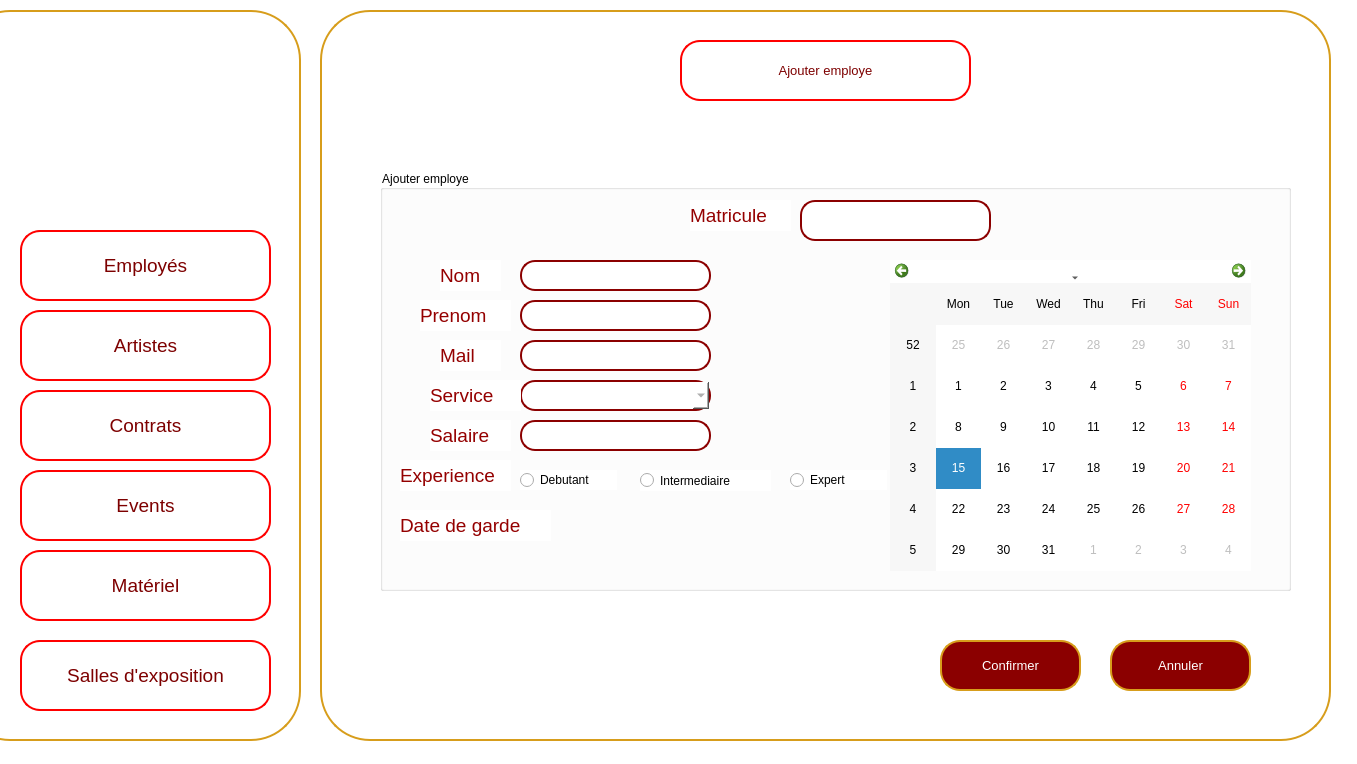
<?xml version="1.0" encoding="UTF-8"?>
<ui version="4.0">
 <class>AjouterPersonnels</class>
 <widget class="QMainWindow" name="AjouterPersonnels">
  <property name="geometry">
   <rect>
    <x>0</x>
    <y>0</y>
    <width>1357</width>
    <height>764</height>
   </rect>
  </property>
  <property name="windowTitle">
   <string>DarZmen</string>
  </property>
  <property name="windowIcon">
   <iconset resource="src.qrc">
    <normaloff>:/src/logo (2).png</normaloff>:/src/logo (2).png</iconset>
  </property>
  <property name="styleSheet">
   <string notr="true">background-color: rgb(255, 255, 255);</string>
  </property>
  <widget class="QWidget" name="centralwidget">
   <widget class="QWidget" name="widget_2" native="true">
    <property name="geometry">
     <rect>
      <x>320</x>
      <y>10</y>
      <width>1011</width>
      <height>731</height>
     </rect>
    </property>
    <property name="font">
     <font>
      <pointsize>10</pointsize>
     </font>
    </property>
    <property name="styleSheet">
     <string notr="true">background-color: rgb(255, 255, 255);</string>
    </property>
    <widget class="QPushButton" name="pushButton_34">
     <property name="geometry">
      <rect>
       <x>0</x>
       <y>0</y>
       <width>1011</width>
       <height>731</height>
      </rect>
     </property>
     <property name="styleSheet">
      <string notr="true">/*QPushButton {
    background-color: white;
    color: darkred;
    border: 2px solid darkred;
    border-radius: 50px; 
    padding: 10px; 
}*/
QPushButton {
    background-color: white;
    color: darkred;
    border: 2px solid rgb(215, 157, 27);
    border-radius: 50px;
    padding: 10px; 
}</string>
     </property>
     <property name="text">
      <string/>
     </property>
    </widget>
    <widget class="QPushButton" name="pushButton_23">
     <property name="geometry">
      <rect>
       <x>620</x>
       <y>630</y>
       <width>141</width>
       <height>51</height>
      </rect>
     </property>
     <property name="font">
      <font>
       <pointsize>10</pointsize>
      </font>
     </property>
     <property name="styleSheet">
      <string notr="true">QPushButton {
    background-color: darkred;
    color: white;
    border: 2px solid rgb(215, 157, 27);
    border-radius: 20px; 
    padding: 10px; 
}

QPushButton:hover {
    background-color: rgb(215, 157, 27); 
}

QLineEdit {
    border: 2px solid darkred;
    border-radius: 15px; 
    padding: 5px; 
    color: white;
}

QLineEdit:focus {
    border: 2px solid darkred;
    border-radius: 15px; 
    padding: 5px; 
    color: white;
}
</string>
     </property>
     <property name="text">
      <string>Confirmer</string>
     </property>
    </widget>
    <widget class="QPushButton" name="pushButton_24">
     <property name="geometry">
      <rect>
       <x>790</x>
       <y>630</y>
       <width>141</width>
       <height>51</height>
      </rect>
     </property>
     <property name="font">
      <font>
       <pointsize>10</pointsize>
      </font>
     </property>
     <property name="styleSheet">
      <string notr="true">QPushButton {
    background-color: darkred;
    color: white;
    border: 2px solid rgb(215, 157, 27);
    border-radius: 20px; 
    padding: 10px; 
}

QPushButton:hover {
    background-color: rgb(215, 157, 27); 
}

QLineEdit {
    border: 2px solid darkred;
    border-radius: 15px; 
    padding: 5px; 
    color: white;
}

QLineEdit:focus {
    border: 2px solid darkred;
    border-radius: 15px; 
    padding: 5px; 
    color: white;
}
</string>
     </property>
     <property name="text">
      <string>Annuler</string>
     </property>
    </widget>
    <widget class="QPushButton" name="pushButton_10">
     <property name="geometry">
      <rect>
       <x>360</x>
       <y>30</y>
       <width>291</width>
       <height>61</height>
      </rect>
     </property>
     <property name="font">
      <font>
       <family>MS Shell Dlg 2</family>
       <pointsize>10</pointsize>
       <weight>50</weight>
       <italic>false</italic>
       <bold>false</bold>
      </font>
     </property>
     <property name="styleSheet">
      <string notr="true">QPushButton {
    background-color: white;
    color: rgb(125, 0, 0);
    border: 2px solid rgb(255, 0, 0); 
    border-radius: 20px; 
    padding: 10px; 
    transition: background-color 0.3s, color 0.3s; 
}
QPushButton:hover {
    background-color: rgb(215, 157, 27);
    color: white;
    border: 4px solid rgb(215, 157, 27); 
    outline: none; 
}</string>
     </property>
     <property name="text">
      <string>Ajouter employe</string>
     </property>
     <property name="icon">
      <iconset resource="src.qrc">
       <normaloff>:/src/ajoutfinale.png</normaloff>:/src/ajoutfinale.png</iconset>
     </property>
     <property name="iconSize">
      <size>
       <width>100</width>
       <height>50</height>
      </size>
     </property>
    </widget>
    <widget class="QGroupBox" name="groupBox">
     <property name="geometry">
      <rect>
       <x>60</x>
       <y>160</y>
       <width>911</width>
       <height>421</height>
      </rect>
     </property>
     <property name="title">
      <string>Ajouter employe</string>
     </property>
     <widget class="QComboBox" name="comboBox">
      <property name="geometry">
       <rect>
        <x>140</x>
        <y>210</y>
        <width>191</width>
        <height>31</height>
       </rect>
      </property>
      <property name="styleSheet">
       <string notr="true">/* Style for the QComboBox when not focused */
QComboBox {
    border: 2px solid darkred;
    border-radius: 15px;
    padding: 5px;
    color: grey;
}

/* Style for the QComboBox when focused */
QComboBox:focus {
    border: 2px solid darkred;
    border-radius: 15px;
    padding: 5px;
    color: grey;
}
</string>
      </property>
     </widget>
     <widget class="QRadioButton" name="radioButton">
      <property name="geometry">
       <rect>
        <x>140</x>
        <y>300</y>
        <width>97</width>
        <height>20</height>
       </rect>
      </property>
      <property name="text">
       <string>Debutant</string>
      </property>
     </widget>
     <widget class="QRadioButton" name="radioButton_3">
      <property name="geometry">
       <rect>
        <x>410</x>
        <y>300</y>
        <width>97</width>
        <height>20</height>
       </rect>
      </property>
      <property name="text">
       <string>Expert</string>
      </property>
     </widget>
     <widget class="QRadioButton" name="radioButton_2">
      <property name="geometry">
       <rect>
        <x>260</x>
        <y>300</y>
        <width>131</width>
        <height>21</height>
       </rect>
      </property>
      <property name="text">
       <string>Intermediaire</string>
      </property>
     </widget>
     <widget class="QCalendarWidget" name="calendarWidget">
      <property name="geometry">
       <rect>
        <x>510</x>
        <y>90</y>
        <width>361</width>
        <height>311</height>
       </rect>
      </property>
     </widget>
     <widget class="QLabel" name="label_16">
      <property name="geometry">
       <rect>
        <x>60</x>
        <y>90</y>
        <width>61</width>
        <height>31</height>
       </rect>
      </property>
      <property name="font">
       <font>
        <pointsize>14</pointsize>
       </font>
      </property>
      <property name="styleSheet">
       <string notr="true">color: rgb(148, 0, 0);</string>
      </property>
      <property name="text">
       <string>Nom</string>
      </property>
     </widget>
     <widget class="QLabel" name="label_17">
      <property name="geometry">
       <rect>
        <x>60</x>
        <y>170</y>
        <width>61</width>
        <height>31</height>
       </rect>
      </property>
      <property name="font">
       <font>
        <pointsize>14</pointsize>
       </font>
      </property>
      <property name="styleSheet">
       <string notr="true">color: rgb(148, 0, 0);</string>
      </property>
      <property name="text">
       <string>Mail</string>
      </property>
     </widget>
     <widget class="QLabel" name="label_18">
      <property name="geometry">
       <rect>
        <x>50</x>
        <y>210</y>
        <width>91</width>
        <height>31</height>
       </rect>
      </property>
      <property name="font">
       <font>
        <pointsize>14</pointsize>
       </font>
      </property>
      <property name="styleSheet">
       <string notr="true">color: rgb(148, 0, 0);</string>
      </property>
      <property name="text">
       <string>Service</string>
      </property>
     </widget>
     <widget class="QLabel" name="label_19">
      <property name="geometry">
       <rect>
        <x>50</x>
        <y>250</y>
        <width>81</width>
        <height>31</height>
       </rect>
      </property>
      <property name="font">
       <font>
        <pointsize>14</pointsize>
       </font>
      </property>
      <property name="styleSheet">
       <string notr="true">color: rgb(148, 0, 0);</string>
      </property>
      <property name="text">
       <string>Salaire</string>
      </property>
     </widget>
     <widget class="QLabel" name="label_20">
      <property name="geometry">
       <rect>
        <x>20</x>
        <y>290</y>
        <width>111</width>
        <height>31</height>
       </rect>
      </property>
      <property name="font">
       <font>
        <pointsize>14</pointsize>
       </font>
      </property>
      <property name="styleSheet">
       <string notr="true">color: rgb(148, 0, 0);</string>
      </property>
      <property name="text">
       <string>Experience</string>
      </property>
     </widget>
     <widget class="QLabel" name="label_21">
      <property name="geometry">
       <rect>
        <x>20</x>
        <y>340</y>
        <width>151</width>
        <height>31</height>
       </rect>
      </property>
      <property name="font">
       <font>
        <pointsize>14</pointsize>
       </font>
      </property>
      <property name="styleSheet">
       <string notr="true">color: rgb(148, 0, 0);</string>
      </property>
      <property name="text">
       <string>Date de garde</string>
      </property>
     </widget>
     <widget class="QLabel" name="label_22">
      <property name="geometry">
       <rect>
        <x>310</x>
        <y>30</y>
        <width>101</width>
        <height>31</height>
       </rect>
      </property>
      <property name="font">
       <font>
        <pointsize>14</pointsize>
       </font>
      </property>
      <property name="styleSheet">
       <string notr="true">color: rgb(148, 0, 0);</string>
      </property>
      <property name="text">
       <string>Matricule</string>
      </property>
     </widget>
     <widget class="QLineEdit" name="lineEdit_12">
      <property name="geometry">
       <rect>
        <x>420</x>
        <y>30</y>
        <width>191</width>
        <height>41</height>
       </rect>
      </property>
      <property name="styleSheet">
       <string notr="true">QLineEdit {
    border: 2px solid darkred;
    border-radius: 15px; /* Make it larger for a circular shape */
    padding: 5px; /* Adjust as needed */
    color: grey;
}

QLineEdit:focus {
    border: 2px solid darkred;
    border-radius: 15px; /* Make it larger for a circular shape */
    padding: 5px; /* Adjust as needed */
    color: grey;
}</string>
      </property>
      <property name="text">
       <string/>
      </property>
     </widget>
     <widget class="QLineEdit" name="lineEdit_13">
      <property name="geometry">
       <rect>
        <x>140</x>
        <y>90</y>
        <width>191</width>
        <height>31</height>
       </rect>
      </property>
      <property name="styleSheet">
       <string notr="true">QLineEdit {
    border: 2px solid darkred;
    border-radius: 15px; /* Make it larger for a circular shape */
    padding: 5px; /* Adjust as needed */
    color: grey;
}

QLineEdit:focus {
    border: 2px solid darkred;
    border-radius: 15px; /* Make it larger for a circular shape */
    padding: 5px; /* Adjust as needed */
    color: grey;
}</string>
      </property>
      <property name="text">
       <string/>
      </property>
     </widget>
     <widget class="QLineEdit" name="lineEdit_14">
      <property name="geometry">
       <rect>
        <x>140</x>
        <y>170</y>
        <width>191</width>
        <height>31</height>
       </rect>
      </property>
      <property name="styleSheet">
       <string notr="true">QLineEdit {
    border: 2px solid darkred;
    border-radius: 15px; /* Make it larger for a circular shape */
    padding: 5px; /* Adjust as needed */
    color: grey;
}

QLineEdit:focus {
    border: 2px solid darkred;
    border-radius: 15px; /* Make it larger for a circular shape */
    padding: 5px; /* Adjust as needed */
    color: grey;
}</string>
      </property>
      <property name="text">
       <string/>
      </property>
     </widget>
     <widget class="QLineEdit" name="lineEdit_15">
      <property name="geometry">
       <rect>
        <x>140</x>
        <y>250</y>
        <width>191</width>
        <height>31</height>
       </rect>
      </property>
      <property name="styleSheet">
       <string notr="true">QLineEdit {
    border: 2px solid darkred;
    border-radius: 15px; /* Make it larger for a circular shape */
    padding: 5px; /* Adjust as needed */
    color: grey;
}

QLineEdit:focus {
    border: 2px solid darkred;
    border-radius: 15px; /* Make it larger for a circular shape */
    padding: 5px; /* Adjust as needed */
    color: grey;
}</string>
      </property>
      <property name="text">
       <string/>
      </property>
     </widget>
     <widget class="QLabel" name="label_23">
      <property name="geometry">
       <rect>
        <x>40</x>
        <y>130</y>
        <width>91</width>
        <height>31</height>
       </rect>
      </property>
      <property name="font">
       <font>
        <pointsize>14</pointsize>
       </font>
      </property>
      <property name="styleSheet">
       <string notr="true">color: rgb(148, 0, 0);</string>
      </property>
      <property name="text">
       <string>Prenom</string>
      </property>
     </widget>
     <widget class="QLineEdit" name="lineEdit_16">
      <property name="geometry">
       <rect>
        <x>140</x>
        <y>130</y>
        <width>191</width>
        <height>31</height>
       </rect>
      </property>
      <property name="styleSheet">
       <string notr="true">QLineEdit {
    border: 2px solid darkred;
    border-radius: 15px; /* Make it larger for a circular shape */
    padding: 5px; /* Adjust as needed */
    color: grey;
}

QLineEdit:focus {
    border: 2px solid darkred;
    border-radius: 15px; /* Make it larger for a circular shape */
    padding: 5px; /* Adjust as needed */
    color: grey;
}</string>
      </property>
      <property name="text">
       <string/>
      </property>
     </widget>
    </widget>
   </widget>
   <widget class="QWidget" name="Menu_widget" native="true">
    <property name="geometry">
     <rect>
      <x>0</x>
      <y>10</y>
      <width>301</width>
      <height>731</height>
     </rect>
    </property>
    <property name="cursor">
     <cursorShape>ArrowCursor</cursorShape>
    </property>
    <property name="styleSheet">
     <string notr="true">background-color: rgb(255, 255, 255);</string>
    </property>
    <widget class="QPushButton" name="border1">
     <property name="geometry">
      <rect>
       <x>-40</x>
       <y>0</y>
       <width>341</width>
       <height>731</height>
      </rect>
     </property>
     <property name="styleSheet">
      <string notr="true">/*QPushButton {
    background-color: white;
    color: darkred;
    border: 2px solid darkred;
    border-radius: 50px; 
    padding: 10px; 
}*/
QPushButton {
    background-color: white;
    color: darkred;
    border: 2px solid rgb(215, 157, 27);
    border-radius: 50px;
    padding: 10px; 
}
</string>
     </property>
     <property name="text">
      <string/>
     </property>
    </widget>
    <widget class="QLabel" name="logo">
     <property name="geometry">
      <rect>
       <x>40</x>
       <y>20</y>
       <width>221</width>
       <height>181</height>
      </rect>
     </property>
     <property name="text">
      <string/>
     </property>
     <property name="pixmap">
      <pixmap resource="src.qrc">:/src/logo (2).png</pixmap>
     </property>
    </widget>
    <widget class="QPushButton" name="matariel">
     <property name="geometry">
      <rect>
       <x>20</x>
       <y>540</y>
       <width>251</width>
       <height>71</height>
      </rect>
     </property>
     <property name="font">
      <font>
       <family>MS Shell Dlg 2</family>
       <pointsize>14</pointsize>
       <weight>50</weight>
       <italic>false</italic>
       <bold>false</bold>
      </font>
     </property>
     <property name="styleSheet">
      <string notr="true">QPushButton {
    background-color: white;
    color: rgb(125, 0, 0);
    border: 2px solid rgb(255, 0, 0); 
    border-radius: 20px; 
    padding: 10px; 
    transition: background-color 0.3s, color 0.3s; 
}
QPushButton:hover {
    background-color: rgb(215, 157, 27);
    color: white;
    border: 4px solid rgb(215, 157, 27); 
    outline: none; 
}</string>
     </property>
     <property name="text">
      <string>Matériel</string>
     </property>
     <property name="icon">
      <iconset>
       <normaloff>../../780575.png</normaloff>../../780575.png</iconset>
     </property>
     <property name="iconSize">
      <size>
       <width>100</width>
       <height>50</height>
      </size>
     </property>
    </widget>
    <widget class="QPushButton" name="salles">
     <property name="geometry">
      <rect>
       <x>20</x>
       <y>630</y>
       <width>251</width>
       <height>71</height>
      </rect>
     </property>
     <property name="font">
      <font>
       <family>MS Shell Dlg 2</family>
       <pointsize>14</pointsize>
       <weight>50</weight>
       <italic>false</italic>
       <bold>false</bold>
      </font>
     </property>
     <property name="styleSheet">
      <string notr="true">QPushButton {
    background-color: white;
    color: rgb(125, 0, 0);
    border: 2px solid rgb(255, 0, 0); 
    border-radius: 20px; 
    padding: 10px; 
    transition: background-color 0.3s, color 0.3s; 
}
QPushButton:hover {
    background-color: rgb(215, 157, 27);
    color: white;
    border: 4px solid rgb(215, 157, 27); 
    outline: none; 
}</string>
     </property>
     <property name="text">
      <string>Salles d'exposition</string>
     </property>
     <property name="icon">
      <iconset>
       <normaloff>../../780575.png</normaloff>../../780575.png</iconset>
     </property>
     <property name="iconSize">
      <size>
       <width>100</width>
       <height>50</height>
      </size>
     </property>
    </widget>
    <widget class="QPushButton" name="employes">
     <property name="geometry">
      <rect>
       <x>20</x>
       <y>220</y>
       <width>251</width>
       <height>71</height>
      </rect>
     </property>
     <property name="font">
      <font>
       <family>MS Shell Dlg 2</family>
       <pointsize>14</pointsize>
       <weight>50</weight>
       <italic>false</italic>
       <bold>false</bold>
      </font>
     </property>
     <property name="styleSheet">
      <string notr="true">QPushButton {
    background-color: white;
    color: rgb(125, 0, 0);
    border: 2px solid rgb(255, 0, 0); 
    border-radius: 20px; 
    padding: 10px; 
    transition: background-color 0.3s, color 0.3s; 
}
QPushButton:hover {
    background-color: rgb(215, 157, 27);
    color: white;
    border: 4px solid rgb(215, 157, 27); 
    outline: none; 
}</string>
     </property>
     <property name="text">
      <string>Employés</string>
     </property>
     <property name="icon">
      <iconset>
       <normaloff>../../780575.png</normaloff>../../780575.png</iconset>
     </property>
     <property name="iconSize">
      <size>
       <width>100</width>
       <height>50</height>
      </size>
     </property>
    </widget>
    <widget class="QPushButton" name="artistes">
     <property name="geometry">
      <rect>
       <x>20</x>
       <y>300</y>
       <width>251</width>
       <height>71</height>
      </rect>
     </property>
     <property name="font">
      <font>
       <family>MS Shell Dlg 2</family>
       <pointsize>14</pointsize>
       <weight>50</weight>
       <italic>false</italic>
       <bold>false</bold>
      </font>
     </property>
     <property name="styleSheet">
      <string notr="true">QPushButton {
    background-color: white;
    color: rgb(125, 0, 0);
    border: 2px solid rgb(255, 0, 0); 
    border-radius: 20px; 
    padding: 10px; 
    transition: background-color 0.3s, color 0.3s; 
}
QPushButton:hover {
    background-color: rgb(215, 157, 27);
    color: white;
    border: 4px solid rgb(215, 157, 27); 
    outline: none; 
}</string>
     </property>
     <property name="text">
      <string>Artistes</string>
     </property>
     <property name="icon">
      <iconset>
       <normaloff>../../780575.png</normaloff>../../780575.png</iconset>
     </property>
     <property name="iconSize">
      <size>
       <width>100</width>
       <height>50</height>
      </size>
     </property>
    </widget>
    <widget class="QPushButton" name="events">
     <property name="geometry">
      <rect>
       <x>20</x>
       <y>460</y>
       <width>251</width>
       <height>71</height>
      </rect>
     </property>
     <property name="font">
      <font>
       <family>MS Shell Dlg 2</family>
       <pointsize>14</pointsize>
       <weight>50</weight>
       <italic>false</italic>
       <bold>false</bold>
      </font>
     </property>
     <property name="styleSheet">
      <string notr="true">QPushButton {
    background-color: white;
    color: rgb(125, 0, 0);
    border: 2px solid rgb(255, 0, 0); 
    border-radius: 20px; 
    padding: 10px; 
    transition: background-color 0.3s, color 0.3s; 
}
QPushButton:hover {
    background-color: rgb(215, 157, 27);
    color: white;
    border: 4px solid rgb(215, 157, 27); 
    outline: none; 
}</string>
     </property>
     <property name="text">
      <string>Events</string>
     </property>
     <property name="icon">
      <iconset>
       <normaloff>../../780575.png</normaloff>../../780575.png</iconset>
     </property>
     <property name="iconSize">
      <size>
       <width>100</width>
       <height>50</height>
      </size>
     </property>
    </widget>
    <widget class="QPushButton" name="contrats">
     <property name="geometry">
      <rect>
       <x>20</x>
       <y>380</y>
       <width>251</width>
       <height>71</height>
      </rect>
     </property>
     <property name="font">
      <font>
       <family>MS Shell Dlg 2</family>
       <pointsize>14</pointsize>
       <weight>50</weight>
       <italic>false</italic>
       <bold>false</bold>
      </font>
     </property>
     <property name="styleSheet">
      <string notr="true">QPushButton {
    background-color: white;
    color: rgb(125, 0, 0);
    border: 2px solid rgb(255, 0, 0); 
    border-radius: 20px; 
    padding: 10px; 
    transition: background-color 0.3s, color 0.3s; 
}
QPushButton:hover {
    background-color: rgb(215, 157, 27);
    color: white;
    border: 4px solid rgb(215, 157, 27); 
    outline: none; 
}</string>
     </property>
     <property name="text">
      <string>Contrats</string>
     </property>
     <property name="icon">
      <iconset>
       <normaloff>../../780575.png</normaloff>../../780575.png</iconset>
     </property>
     <property name="iconSize">
      <size>
       <width>100</width>
       <height>50</height>
      </size>
     </property>
    </widget>
   </widget>
  </widget>
 </widget>
 <resources>
  <include location="src.qrc"/>
 </resources>
 <connections/>
</ui>
